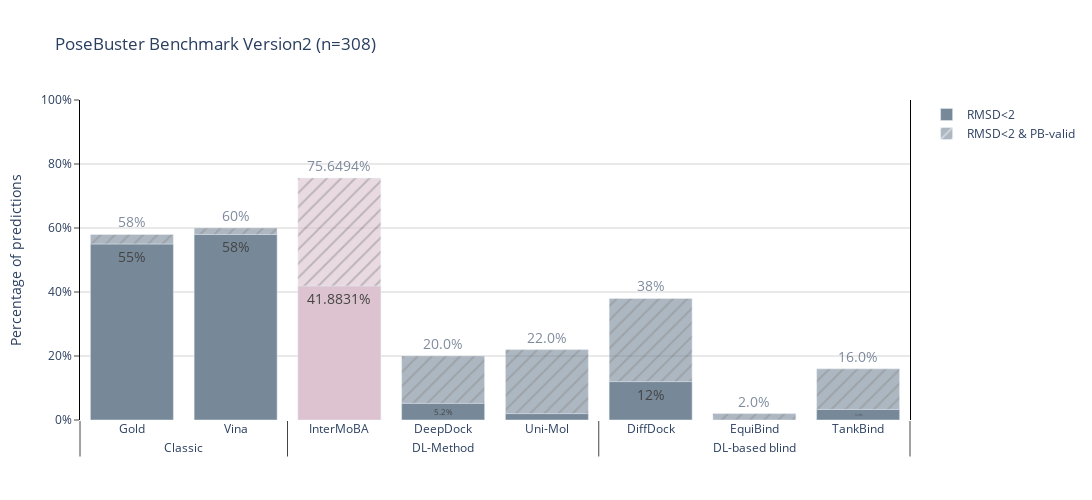

The notebook cell this image was saved under:
### Code cell
import plotly.graph_objects as go

x = [
  ["Classic", "Classic", "DL-Method", "DL-Method", 'DL-Method', 'DL-based blind', 'DL-based blind', 'DL-based blind', 'DL-based blind'],
  ['Gold', 'Vina', 'InterMoBA', 'DeepDock', 'Uni-Mol', 'DiffDock', 'EquiBind', 'TankBind']
]
# Interformer*-Start=59.74, Pass&AC=50.64
# Gnina=66.88/64.81
y  = [55, 58,     41.8831,     5.2, 2., 12, 0., 3.3]
y2 = [3 ,  2, 75.6494-41.8831,    14.8, 20, 26, 2., 16 - 3.3]
text_y = [f'{x}%' for x in y]
text_y2 = [f'{x + y[i]}%' for i, x in enumerate(y2)]

# print(plotly.colors.qualitative.Vivid[9])
colors = ['lightslategrey'] * 2 + ['#dcc3cf'] + ['lightslategrey'] * 6  # , '#ff003f'
fig = go.Figure()
fig.add_bar(x=x, y=y, name="RMSD<2", marker_color=colors, text=text_y)
fig.add_bar(x=x, y=y2, name='RMSD<2 & PB-valid', marker_color=colors, opacity=.6, marker_pattern_shape='/', text=text_y2)
fig.update_layout(barmode="relative", width=1200, height=500, title='PoseBuster Benchmark Version2 (n=308)')
fig.update_traces(textfont_size=14, textangle=0, textposition="outside", cliponaxis=False)
#
fig.update_layout(
  plot_bgcolor='white'
)
fig.update_yaxes(
  mirror=True,
  ticks='outside',
  showline=True,
  linecolor='black',
  gridcolor='lightgrey',
  title='Percentage of predictions',
  range=[0, 100],
  ticksuffix='%'
)
fig.write_image('figures/3a.svg')
fig.show()

### Figure 1 — Plotly figure (JSON) as saved in the notebook; plotly's stock layout.template omitted (floating-point values rounded to 4 significant figures)
{"data": [{"cliponaxis": false, "marker": {"color": ["lightslategrey", "lightslategrey", "#dcc3cf", "lightslategrey", "lightslategrey", "lightslategrey", "lightslategrey", "lightslategrey", "lightslategrey"]}, "name": "RMSD<2", "text": ["55%", "58%", "41.8831%", "5.2%", "2.0%", "12%", "0.0%", "3.3%"], "textangle": 0, "textfont": {"size": 14}, "textposition": "outside", "type": "bar", "x": [["Classic", "Classic", "DL-Method", "DL-Method", "DL-Method", "DL-based blind", "DL-based blind", "DL-based blind", "DL-based blind"], ["Gold", "Vina", "InterMoBA", "DeepDock", "Uni-Mol", "DiffDock", "EquiBind", "TankBind"]], "y": [55, 58, 41.88, 5.2, 2, 12, 0, 3.3]}, {"cliponaxis": false, "marker": {"color": ["lightslategrey", "lightslategrey", "#dcc3cf", "lightslategrey", "lightslategrey", "lightslategrey", "lightslategrey", "lightslategrey", "lightslategrey"], "pattern": {"shape": "/"}}, "name": "RMSD<2 & PB-valid", "opacity": 0.6, "text": ["58%", "60%", "75.6494%", "20.0%", "22.0%", "38%", "2.0%", "16.0%"], "textangle": 0, "textfont": {"size": 14}, "textposition": "outside", "type": "bar", "x": [["Classic", "Classic", "DL-Method", "DL-Method", "DL-Method", "DL-based blind", "DL-based blind", "DL-based blind", "DL-based blind"], ["Gold", "Vina", "InterMoBA", "DeepDock", "Uni-Mol", "DiffDock", "EquiBind", "TankBind"]], "y": [3, 2, 33.77, 14.8, 20, 26, 2, 12.7]}], "layout": {"barmode": "relative", "height": 500, "plot_bgcolor": "white", "title": {"text": "PoseBuster Benchmark Version2 (n=308)"}, "width": 1200, "yaxis": {"gridcolor": "lightgrey", "linecolor": "black", "mirror": true, "range": [0, 100], "showline": true, "ticks": "outside", "ticksuffix": "%", "title": {"text": "Percentage of predictions"}}}}
